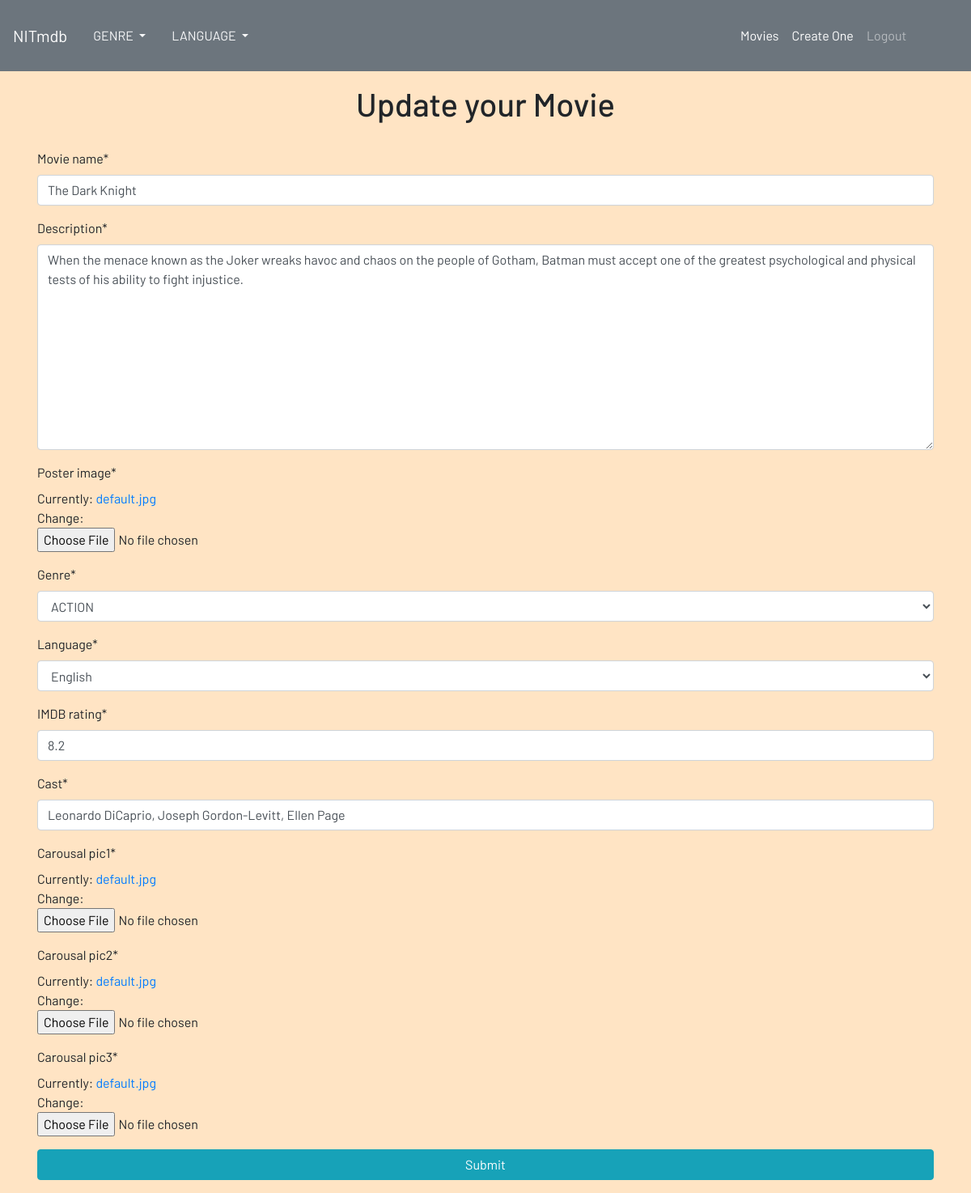
Screenshot of /movie/19/update/ (signed in) with the database file from the repository.
### movie/models.py (models this page shows, shortened)
class Movie(models.Model):
    GENRE = (
        ('ACTION', 'ACTION'),
        ('DRAMA', 'DRAMA'),
        ('CRIME', 'CRIME'),
        ('COMEDY', 'COMEDY'),
        ('ROMANCE', 'ROMANCE'),
        ('MYSTERY', 'MYSTERY'),
    )
    LANGUAGE = (
        ('EN', 'English'),
        ('HN', 'Hindi'),
        ('FR', 'French'),
        ('CH', 'Chineese'),
        ('KO', 'Korean'),
    )
    movie_name = models.CharField(max_length=200, null=True)
    description = models.TextField(max_length=500, null=True)
    poster_image = models.ImageField(default='images/default.jpg', upload_to='images')
    genre = models.CharField(choices=GENRE, max_length=7, null=True)
    language = models.CharField(choices=LANGUAGE, max_length=7, null=True)
    release_date = models.DateTimeField(default=timezone.now)
    IMDB_rating = models.FloatField(default=0,)
    director = models.ForeignKey(User, on_delete=models.CASCADE, null=True)
    cast = models.CharField(max_length=100, null=True)
    carousal_pic1 = models.ImageField(
        default='default.jpg', upload_to='images')
    carousal_pic2 = models.ImageField(
        default='default.jpg', upload_to='images')
    carousal_pic3 = models.ImageField(
        default='default.jpg', upload_to='images')

### movie/views.py (the view, shortened to what this page needs)
# urls.py: path('<int:pk>/update/', views.MovieUpdateView.as_view(), name='movie_update'),
class MovieUpdateView(LoginRequiredMixin, UserPassesTestMixin, UpdateView):
    model = Movie
    fields = ['movie_name', 'description', 'poster_image', 'genre', 'language',
              'IMDB_rating', 'cast', 'carousal_pic1', 'carousal_pic2', 'carousal_pic3']
    def test_func(self):
        movie = self.get_object()
        if self.request.user == movie.director:
            return True
        return False

### movie/templates/movie/movie_form.html (shortened to what this page needs)
{% extends "movie/base.html" %}
{% load crispy_forms_tags %}
{% block content %}
	<div class="container p-3">
		<center>
			{% if form.instance.pk is not None %}
				<h1>Update your Movie</h1>
			{% else %}
				<h1>Create your own Movie</h1>
			{% endif %}
		</center>
		<br>
		<form method="post" accept-charset="utf-8">
			{{form|crispy}}
			<input type="submit" name="create_movie" class="btn btn-info" style="width:100%">
		</form>
	</div>
{% endblock content %}

### movie/templates/movie/base.html (shortened to what this page needs)
<!DOCTYPE html>
{% load static %}
<html>
<head>
	<link rel="stylesheet" href="{% static "css/main.css" %}">
	<link rel="stylesheet" href="{% static "css/movie-list.css" %}">
	<link rel="stylesheet" href="https://maxcdn.bootstrapcdn.com/bootstrap/4.0.0/css/bootstrap.min.css">
</head>
<body>
	{% include "movie/navbar.html" %}
	{% block content %}{% endblock content %}
</body>
</html>

### movie/templates/movie/navbar.html (shortened to what this page needs)
<nav class="navbar navbar-expand-lg navbar-dark bg-secondary justify-content-between sticky-top">
  <a class="navbar-brand" href="{% url 'movie_list' %}">NITmdb</a>
  <ul class="list-unstyled d-flex pt-3">
    <li class="nav-item text-light dropdown">
      <a class="nav-link dropdown-toggle text-light" href="#" id="navbarDropdown" role="button" data-toggle="dropdown" aria-haspopup="true" aria-expanded="false" >
        GENRE
      </a>
    </li>
    <li class="nav-item text-light dropdown">
      <a class="nav-link dropdown-toggle text-light" href="#" id="navbarDropdown" role="button" data-toggle="dropdown" aria-haspopup="true" aria-expanded="false" >
        LANGUAGE
      </a>
    </li>
  </ul>
  <div class="collapse navbar-collapse" id="navbarSupportedContent" style="padding-left:50%">
    <ul class="navbar-nav mr-auto ">
      <li class="nav-item active">
        <a class="nav-link" href="{% url 'movie_list' %}">Movies<span class="sr-only">(current)</span></a>
      </li>
      {% if user.is_authenticated %}
        <li class="nav-item active">
          <a class="nav-link" href="{% url 'movie_create' %}">Create One</a>
        </li>
        <li class="nav-item">
          <a class="nav-link" href="{% url "logout" %}">Logout</a>
        </li>
        {% endif %}
    </ul>
  </div>
</nav>

### static/css/main.css (style rules this page uses)
html,body { margin:0; padding:0; height:100%; width: 100%; background-color: bisque; }
* { box-sizing: border-box; }
a { text-decoration: none; color:white; }
ul { list-style-type: none; }

### movie/templates/movie/base.html (style rules this page uses)
body { background-color:bisque; font-family: 'Barlow', sans-serif; }

### rows the page displays
Movie: movie_name "The Dark Knight", description "When the menace known as the Joker wreaks havoc and chaos on the people of Gotham, Batman must accept one of the greatest psychological and physical tests of his ability to fight injustice.", genre "ACTION", language "English", IMDB_rating "8.2", cast "Leonardo DiCaprio, Joseph Gordon-Levitt, Ellen Page"
